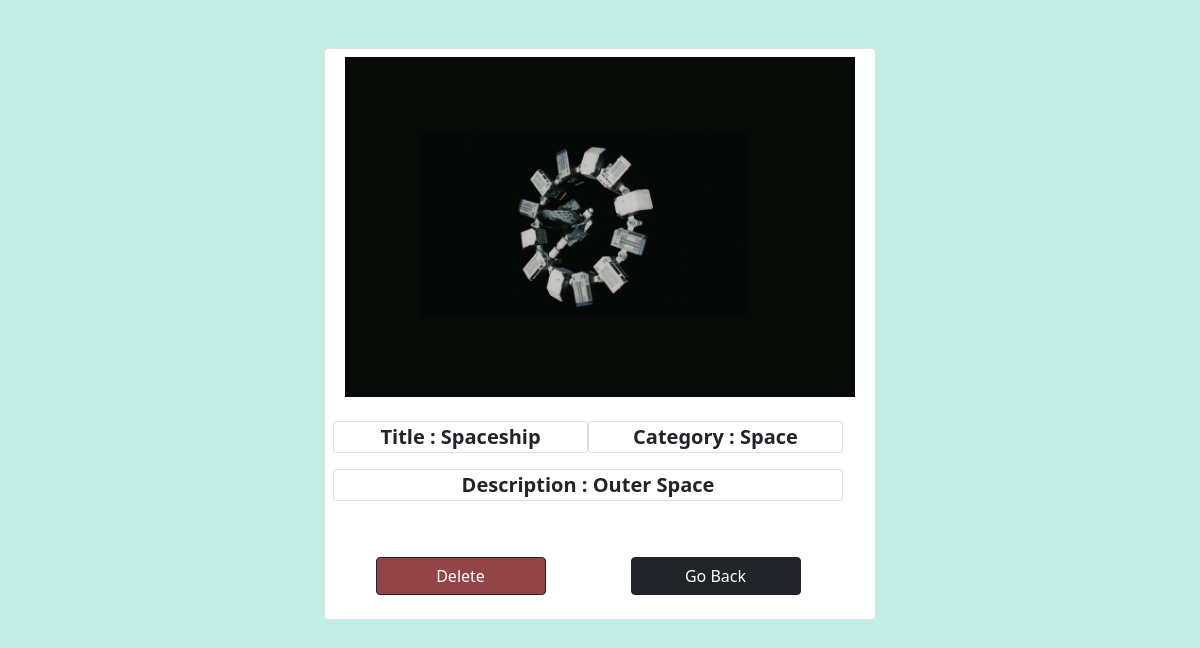
The page /photo/62/ (signed in) on the database its author committed.
### photos/models.py (models this page shows, shortened)
class Photo(models.Model):
    class Meta:
        verbose_name = 'Photo'
        verbose_name_plural = 'Photos'
    title = models.CharField(max_length=50, null=False, blank=True)
    description = models.CharField(max_length=50, null=False, blank=True)
    image = models.ImageField(null=False, blank=False)
    category = models.ForeignKey(
        Category, on_delete=models.SET_NULL, null=True, blank=True)

class Category(models.Model):
    class Meta:
        verbose_name = 'Category'
        verbose_name_plural = 'Categories'
    user = models.ForeignKey(
        User, on_delete=models.SET_NULL, null=True, blank=True)
    name = models.CharField(max_length=100, null=False, blank=False)

### photos/views.py (the view)
# urls.py: path('photo/<str:pk>/', views.viewPhoto, name='photo'),
@login_required(login_url='login')
def viewPhoto(request, pk):
    photo = Photo.objects.get(id=pk)
    print(photo.title)
    return render(request, 'photos/photo.html', {'photo': photo})

### photos/templates/photos/photo.html (shortened to what this page needs)
<!DOCTYPE html>
<html>
<head>
    <link href="https://cdn.jsdelivr.net/npm/bootstrap@5.0.0-beta1/dist/css/bootstrap.min.css" rel="stylesheet"
>
</head>
<body style="background-color:#C0EEE4;" class="m-5">
    <div class="container">
        <div class="row justify-content-center">
            <div class="col-6">
                <div class="card p-2 row justify-content-center">
                    <div class="col-12">
                        <img style="max-width: 100%; max-height: 100%;" src="{{photo.image.url}}">
                    </div>
                    <div class="blockquote row">
                        <p class="blockquote card text-center col-6"><strong>Title : {{photo.title}}</strong></p>
                        <p class="blockquote card text-center col-6"><strong>Category : {{photo.category.name}}</strong></p>
                        <p class="blockquote card text-center col-12"><strong>Description : {{photo.description}}</strong></p>
                    </div>
                    <br>
                    <form class="row justify-content-center" method="POST" action="{% url 'delete' photo.id %}">
                        <input style="background-color:#924446" class="col-4 btn btn-dark my-3 mt-3" type="submit" value="Delete" />
                        <div class="col-2"></div>
                        <a href="{% url 'gallery' %}" class="col-4 btn btn-dark my-3 mt-3">Go Back</a>
                    </form>
                </div>
            </div>
        </div>
    </div>
</body>
</html>

### rows shown on the page
Photo: image (picture), title "Spaceship", category.name "Space", description "Outer Space"
